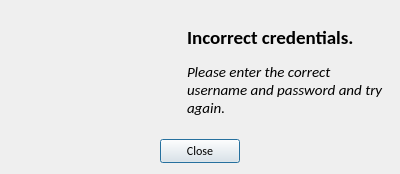
<?xml version="1.0" encoding="UTF-8"?>
<ui version="4.0">
 <class>Dialog</class>
 <widget class="QDialog" name="Dialog">
  <property name="geometry">
   <rect>
    <x>0</x>
    <y>0</y>
    <width>400</width>
    <height>174</height>
   </rect>
  </property>
  <property name="cursor">
   <cursorShape>ArrowCursor</cursorShape>
  </property>
  <property name="windowTitle">
   <string>Jade Account | Incorrect credentials</string>
  </property>
  <property name="windowIcon">
   <iconset resource="../assets.qrc">
    <normaloff>:/images/assets/jadeIcon.png</normaloff>:/images/assets/jadeIcon.png</iconset>
  </property>
  <layout class="QGridLayout" name="gridLayout_2">
   <item row="0" column="0">
    <layout class="QGridLayout" name="gridLayout">
     <item row="0" column="0">
      <layout class="QHBoxLayout" name="horizontalLayout">
       <item>
        <widget class="QLabel" name="label">
         <property name="sizePolicy">
          <sizepolicy hsizetype="Fixed" vsizetype="Fixed">
           <horstretch>0</horstretch>
           <verstretch>0</verstretch>
          </sizepolicy>
         </property>
         <property name="maximumSize">
          <size>
           <width>150</width>
           <height>100</height>
          </size>
         </property>
         <property name="text">
          <string/>
         </property>
         <property name="pixmap">
          <pixmap resource="../assets.qrc">:/images/assets/JadeAccount.png</pixmap>
         </property>
         <property name="scaledContents">
          <bool>true</bool>
         </property>
        </widget>
       </item>
       <item>
        <spacer name="horizontalSpacer">
         <property name="orientation">
          <enum>Qt::Horizontal</enum>
         </property>
         <property name="sizeType">
          <enum>QSizePolicy::Fixed</enum>
         </property>
         <property name="sizeHint" stdset="0">
          <size>
           <width>20</width>
           <height>20</height>
          </size>
         </property>
        </spacer>
       </item>
       <item>
        <widget class="QLabel" name="label_2">
         <property name="font">
          <font>
           <family>Calibri</family>
          </font>
         </property>
         <property name="text">
          <string>&lt;html&gt;&lt;head/&gt;&lt;body&gt;&lt;p&gt;&lt;span style=&quot; font-size:14pt; font-weight:600;&quot;&gt;Incorrect credentials.&lt;/span&gt;&lt;/p&gt;&lt;p&gt;&lt;span style=&quot; font-size:11pt; font-style:italic;&quot;&gt;Please enter the correct username and password and try again.&lt;/span&gt;&lt;/p&gt;&lt;/body&gt;&lt;/html&gt;</string>
         </property>
         <property name="wordWrap">
          <bool>true</bool>
         </property>
        </widget>
       </item>
      </layout>
     </item>
     <item row="1" column="0">
      <widget class="QDialogButtonBox" name="buttonBox">
       <property name="sizePolicy">
        <sizepolicy hsizetype="Expanding" vsizetype="Fixed">
         <horstretch>0</horstretch>
         <verstretch>0</verstretch>
        </sizepolicy>
       </property>
       <property name="font">
        <font>
         <family>Calibri</family>
        </font>
       </property>
       <property name="orientation">
        <enum>Qt::Horizontal</enum>
       </property>
       <property name="standardButtons">
        <set>QDialogButtonBox::Close</set>
       </property>
       <property name="centerButtons">
        <bool>true</bool>
       </property>
      </widget>
     </item>
    </layout>
   </item>
  </layout>
 </widget>
 <resources>
  <include location="../assets.qrc"/>
 </resources>
 <connections>
  <connection>
   <sender>buttonBox</sender>
   <signal>accepted()</signal>
   <receiver>Dialog</receiver>
   <slot>accept()</slot>
   <hints>
    <hint type="sourcelabel">
     <x>248</x>
     <y>254</y>
    </hint>
    <hint type="destinationlabel">
     <x>157</x>
     <y>274</y>
    </hint>
   </hints>
  </connection>
  <connection>
   <sender>buttonBox</sender>
   <signal>rejected()</signal>
   <receiver>Dialog</receiver>
   <slot>reject()</slot>
   <hints>
    <hint type="sourcelabel">
     <x>316</x>
     <y>260</y>
    </hint>
    <hint type="destinationlabel">
     <x>286</x>
     <y>274</y>
    </hint>
   </hints>
  </connection>
 </connections>
</ui>
